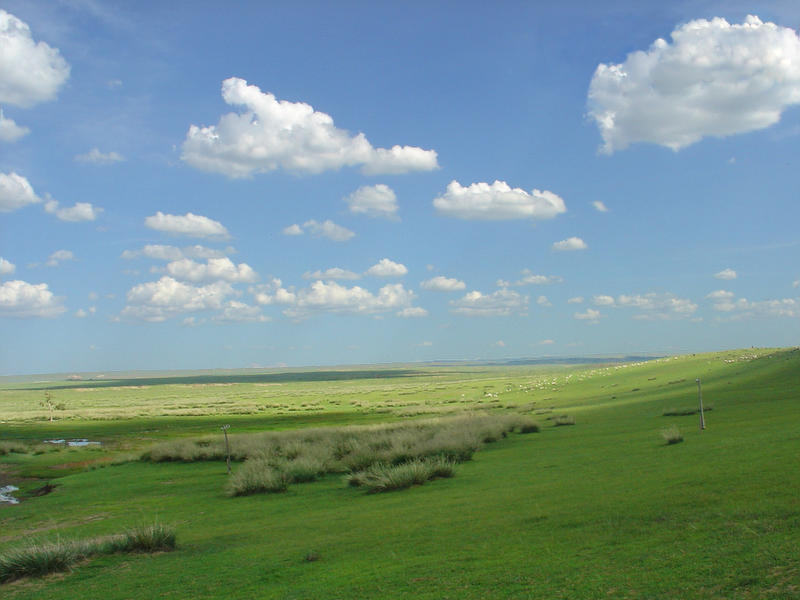
#> input picture Images/Blue_sky_bg.png, 800 x 600 px, found by its file name
$ python Code.py
#> lines starting #> are read from the running program, lines starting #| are printed output that depends on the picture
import cv2, numpy as np

image = "Images/Blue_sky_bg.png"

#---------------------------------------

img = cv2.imread(image)
#> img is the input picture: shape (600, 800, 3); mean B, G, R 141.4, 146.5, 118.4

#drawing a line on the image
#Start Co-ordinated will represent the top left corner and the end Co-ordinated represents the bottom right corner

Start_point = (0, 0)
End_point = (450, 450)
color = (255, 0, 0)
thickness = 9

line = cv2.line(img, Start_point, End_point, color, thickness)


cv2.imshow("Image", line)
cv2.waitKey(0)
cv2.destroyAllWindows()

#---------------------------------------

img = cv2.imread(image)

#drawing a rectangle on the image
#Start Co-ordinated will represent the top left corner and the end Co-ordinated represents the bottom right corner

Start_point = (0, 0)
End_point = (450, 250)
color = (0, 0, 255)
thickness = 3

rect = cv2.rectangle(img, Start_point, End_point, color, thickness)

cv2.imshow("Image", rect)
cv2.waitKey(0)
cv2.destroyAllWindows()

#---------------------------------------

img = cv2.imread(image)

#drawing a filled rectangle on the image
#Start Co-ordinated will represent the top left corner and the end Co-ordinated represents the bottom right corner

Start_point = (100, 150)
End_point = (700, 450)
color = (0, 0, 255)
thickness = -1

rect = cv2.rectangle(img, Start_point, End_point, color, thickness)
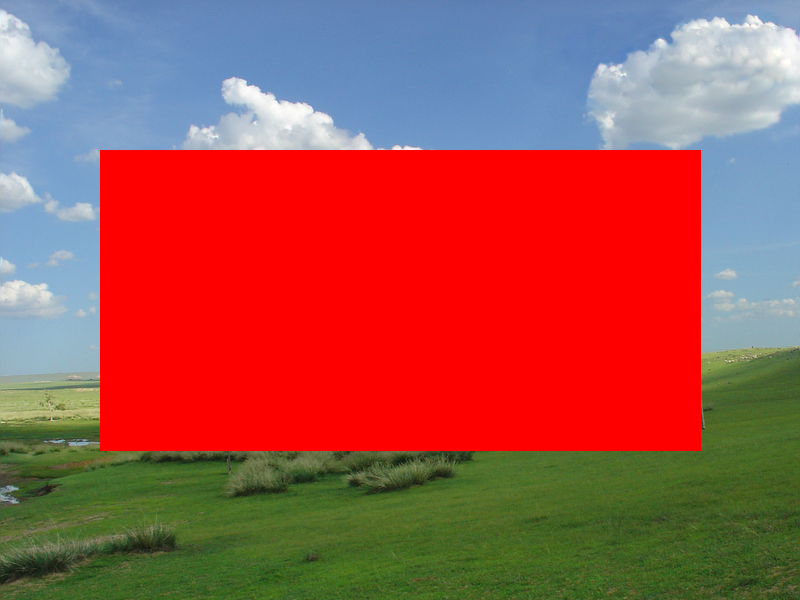
#> rect: shape (600, 800, 3); mean B, G, R 79, 84, 162

cv2.imshow("Image", rect)
cv2.waitKey(0)
cv2.destroyAllWindows()

#---------------------------------------

img = cv2.imread(image)

#drawing a filled circle on the image
#Start Co-ordinated will represent the top left corner and the end Co-ordinated represents the bottom right corner

window_name = "Circle Image"
center_coords = (400, 300)
radius = 20
color = (0, 0, 255)
color_2 = (255, 0, 255)
thickness = 5
radius_2 = radius - thickness
thickness_2 = -1

circle = cv2.circle(img, center_coords, radius, color, thickness)
circle2 = cv2.circle(img, center_coords, radius_2, color_2, thickness_2)

cv2.imshow(window_name, circle)
cv2.imshow(window_name, circle2)
cv2.waitKey(0)
cv2.destroyAllWindows()

#---------------------------------------

#drawing text on an image
img = cv2.imread(image)

#font for setting up the text specifications
font = cv2.FONT_HERSHEY_COMPLEX
origin = (100, 200)
font_scale = 1
color = (0, 0, 255)
thickness = 2

text_img = cv2.putText(img, "This is my first text with OpenCV!!!!", origin, font, font_scale, color, thickness, cv2.LINE_AA)

cv2.imshow("Text", text_img)
cv2.waitKey(0)
cv2.destroyAllWindows()

#---------------------------------------

#drawing elipse on image
img = np.zeros((500, 500, 3), dtype=np.uint8)

#drawing an elipse

center_coords = (250, 250)
color = (0, 0, 255)
thickness = 3
axis = (150, 100)
angle = 45
start_angle = 0
end_angle = 360

elipse = cv2.ellipse(img, center_coords, axis, angle, start_angle, end_angle, color, thickness)
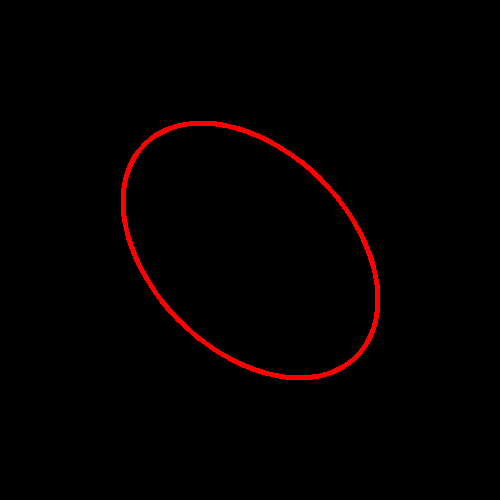
#> img: shape (500, 500, 3); mean B, G, R 0, 0, 4

cv2.imshow("ellipse", elipse)
cv2.waitKey(0)
cv2.destroyAllWindows()

#---------------------------------------

#drawing polylines
image = np.zeros((500, 500, 3), dtype=np.uint8)
points = np.array([[100, 300], [200, 150], [400, 200], [400, 350], [150, 400], [300, 250]], np.int32)
points = points.reshape((-1, 1, 2))  # Reshape for OpenCV compatibility
isClosed = True  # True means it will draw a closed shape

cv2.polylines(image, [points], isClosed, (255, 0, 0), thickness=2)  # Blue color

# Display the Image
cv2.imshow('Polylines', image)
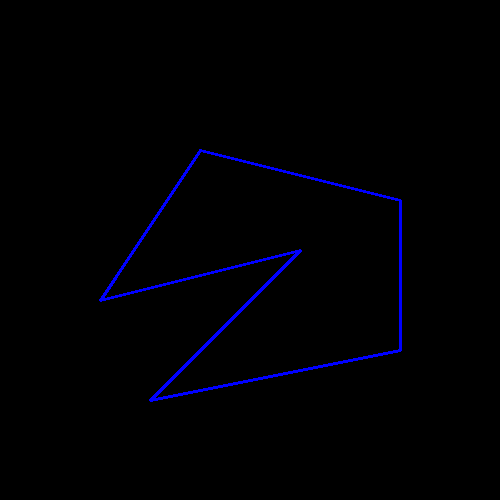
#> window 'Polylines': shape (500, 500, 3); mean B, G, R 3.7, 0, 0
cv2.waitKey(0)
cv2.destroyAllWindows()
